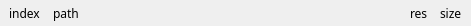
<?xml version="1.0" encoding="UTF-8"?>
<ui version="4.0">
 <class>InfoBar</class>
 <widget class="QWidget" name="InfoBar">
  <property name="geometry">
   <rect>
    <x>0</x>
    <y>0</y>
    <width>471</width>
    <height>20</height>
   </rect>
  </property>
  <property name="sizePolicy">
   <sizepolicy hsizetype="Preferred" vsizetype="Maximum">
    <horstretch>0</horstretch>
    <verstretch>0</verstretch>
   </sizepolicy>
  </property>
  <property name="font">
   <font>
    <family>xos4 Terminus</family>
   </font>
  </property>
  <property name="windowTitle">
   <string>infobar</string>
  </property>
  <property name="accessibleName">
   <string>InfoBar</string>
  </property>
  <layout class="QHBoxLayout" name="horizontalLayout">
   <property name="spacing">
    <number>12</number>
   </property>
   <property name="leftMargin">
    <number>9</number>
   </property>
   <property name="topMargin">
    <number>3</number>
   </property>
   <property name="rightMargin">
    <number>9</number>
   </property>
   <property name="bottomMargin">
    <number>3</number>
   </property>
   <item>
    <widget class="QLabel" name="index">
     <property name="text">
      <string>index</string>
     </property>
    </widget>
   </item>
   <item>
    <widget class="QLabel" name="path">
     <property name="text">
      <string>path</string>
     </property>
    </widget>
   </item>
   <item>
    <spacer name="horizontalSpacer">
     <property name="orientation">
      <enum>Qt::Horizontal</enum>
     </property>
     <property name="sizeHint" stdset="0">
      <size>
       <width>40</width>
       <height>20</height>
      </size>
     </property>
    </spacer>
   </item>
   <item>
    <widget class="QLabel" name="resolution">
     <property name="text">
      <string>res</string>
     </property>
    </widget>
   </item>
   <item>
    <widget class="QLabel" name="size">
     <property name="text">
      <string>size</string>
     </property>
    </widget>
   </item>
  </layout>
 </widget>
 <resources/>
 <connections/>
</ui>
